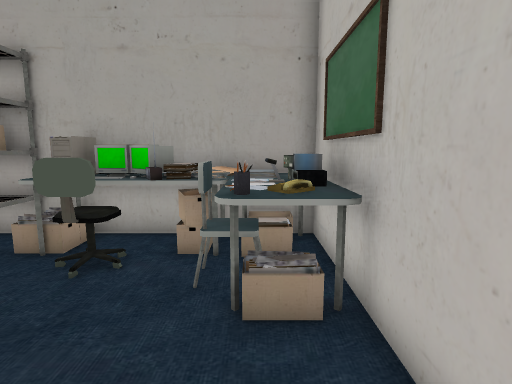
view 1 (above)

16 first-person views from a walk through a scene from a Unity 3-D project. The camera is 1.2 m above the floor, tilts 8° down and sees 80° across. The floor is counted in squares, 0.5 m on a side. Each view is taken from the middle of a square. On the plan, view 1 faces up. The plan holds only what a view shows up to about 19 squares ahead; the rest is blank. The place goes on beyond the plan. Some animated figures are left out.

view 2
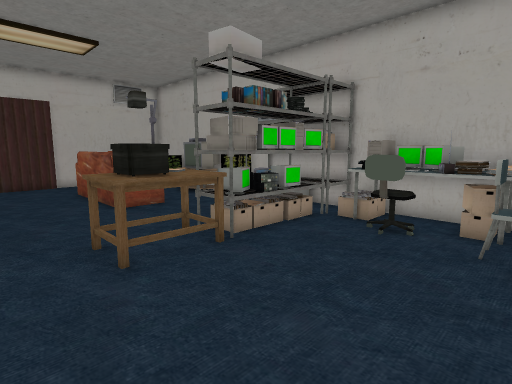

view 3
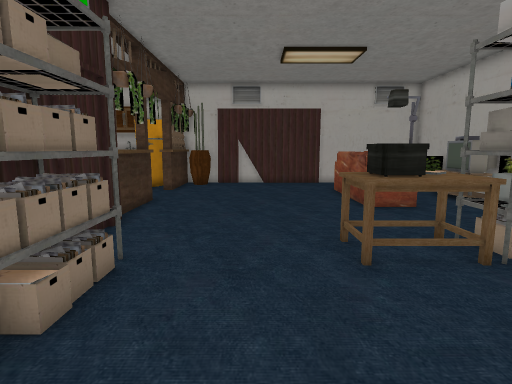

view 4
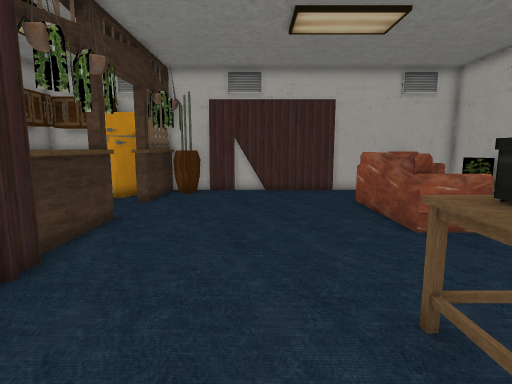

view 5
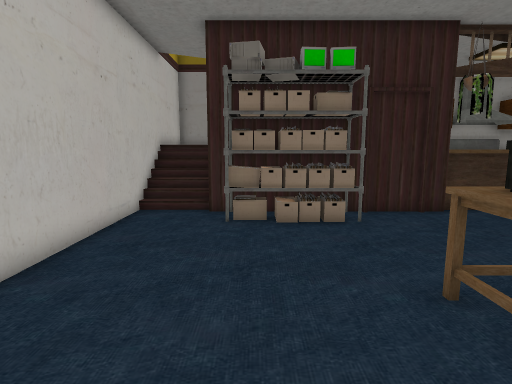

view 6
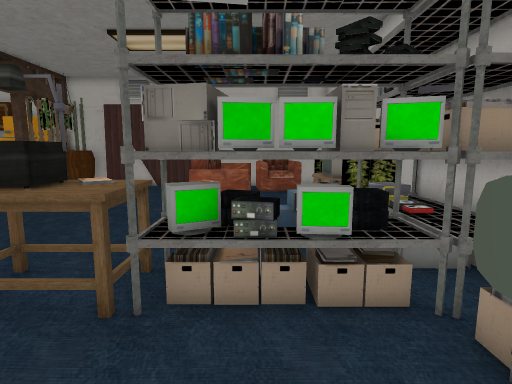

view 7
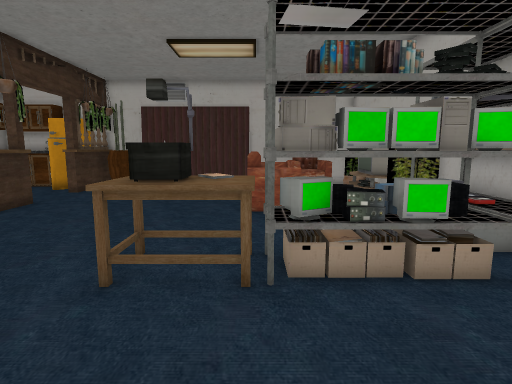

view 8
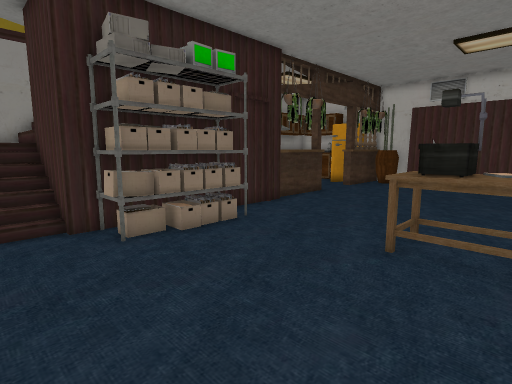

view 9
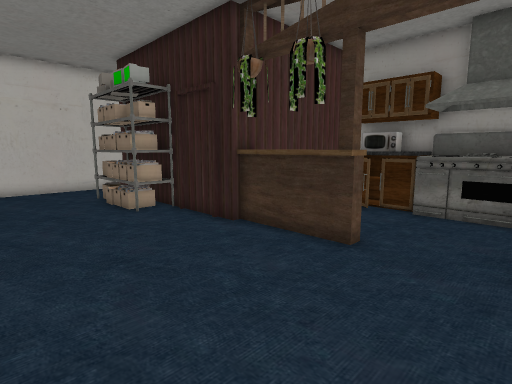

view 10
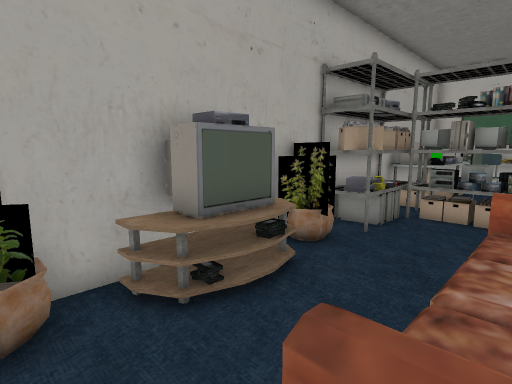

view 11
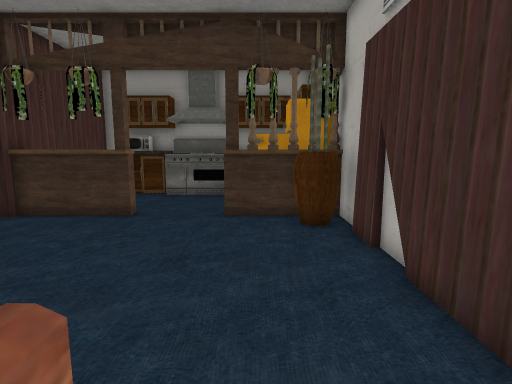

view 12
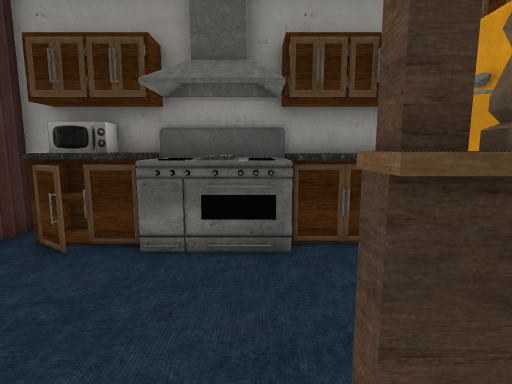

view 13
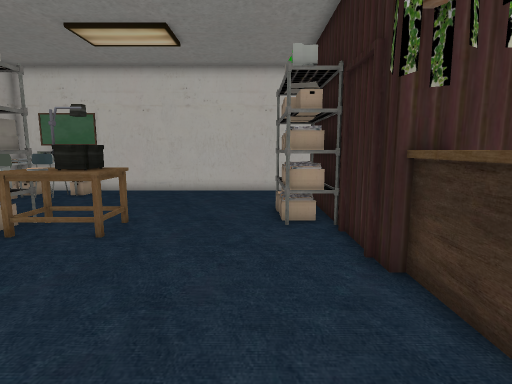

view 14
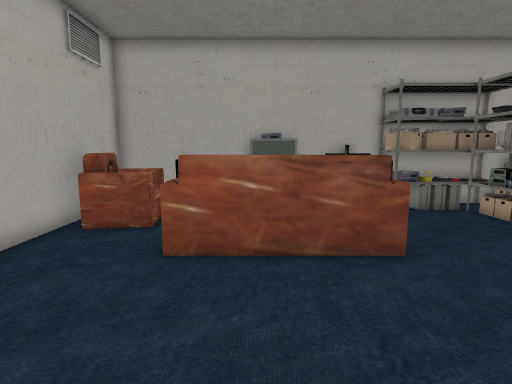

view 15
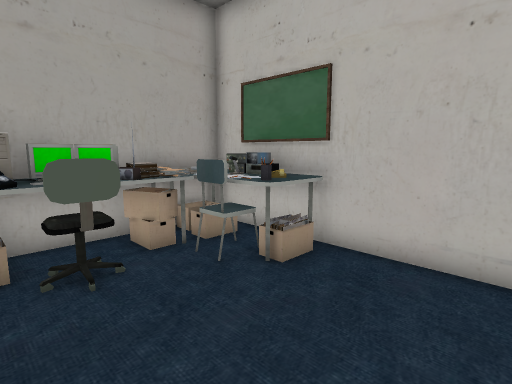

view 16
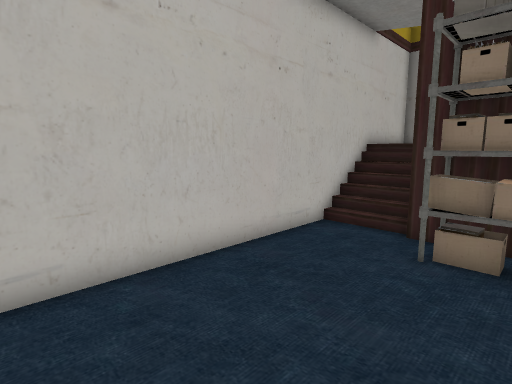

### Floor plan
Key: @ floor where view 1 was taken; # wall or solid block; . floor; / step, stairs or slope; = window, fence, low wall or low ledge; ^ raised ledge; E desk; S shelf; R radio; C chair; T TV; F flowerpot; A sofa; B stove.
Columns run from 22 left of view 1 to 2 right of it. Each row starts with its distance up from view 1.
  9     ###T#######  ###E#EE#
  8 #####=ETEF#SSS#####EE#EE#
  7 # AF.EEEE..S########RE#E#
  6 #AA...........SS#EC#EC#E#
  5 #AAA..........S##....C#E#
  4 #AAAAAAAAA....SS#....EEE#
  3 #...AAAAAA....S##.......#
  2 #...AAAAAA....SSS.......#
  1 #.............EEE.......#
  0 #.............E#E.....@.#
 -1 #.............EEE.......#
 -2 #.......................#
 -3 #.......................#
 -4 #.......................#
 -5 #.......................#
 -6 #F..............####S...#
 -7 #FF.........## SS####...#
 -8 #####...#^^^#####SSSS#//#
 -9   ###....   #        #//#
-10   ##......  #        #//#
-11   #........ #        #/##
-12    .........#           #
-13     BBBB###.#           #
-14   ###BBB###.#           #
-15    ###### #^#       #####

Positions as (right, up) in squares from view 1, and headings:
1: (0, 0), facing up
2: (0, -3), facing up-left
3: (0, -3), facing left
4: (-4, -3), facing left
5: (-3, 4), facing down
6: (-2, 4), facing left
7: (-1, 2), facing left
8: (1, 2), facing down-left
9: (-18, -1), facing down-right
10: (-19, 3), facing up-right
11: (-19, 3), facing down
12: (-17, -6), facing down
13: (-16, -5), facing right
14: (-16, -5), facing up
15: (-5, 0), facing up-right
16: (-4, 1), facing down-right
